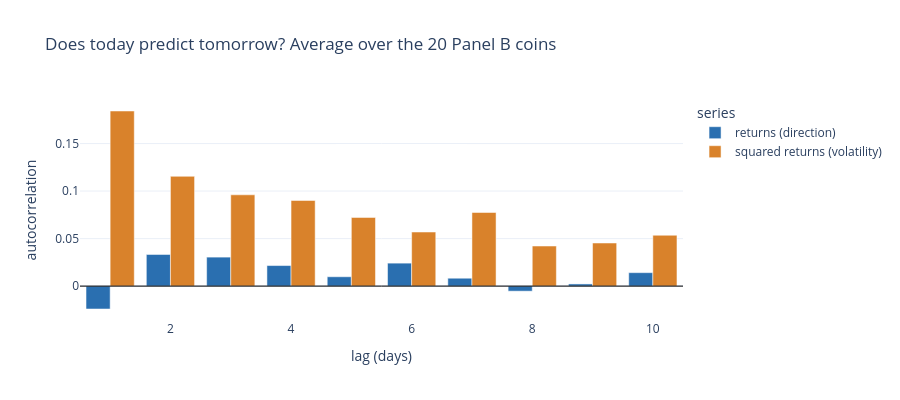

Notebook code for this chart:
### Markdown cell above
*What this shows:* on a log scale the red normal curve drops to ~0 beyond ±10%, but BTC has many days beyond ±15%. Extreme days are far more common than a normal model assumes, hence robust (Huber) losses and clipping of model inputs.

### Code cell
ra, sa, lb = S.acf_summary(r[panelB], nlags=10)
acf = pd.DataFrame({"lag (days)": list(range(1, 11)) * 2,
                    "autocorrelation": list(ra.mean(axis=1)) + list(sa.mean(axis=1)),
                    "series": ["returns (direction)"] * 10 + ["squared returns (volatility)"] * 10})
fig = px.bar(acf, x="lag (days)", y="autocorrelation", color="series", barmode="group",
             color_discrete_map={"returns (direction)": "#2a6fb0", "squared returns (volatility)": "#d9822b"},
             title="Does today predict tomorrow? Average over the 20 Panel B coins")
fig.add_hline(y=0, line_color="black", line_width=1)
fig.update_layout(height=400)
save(fig, "03_acf_returns_vs_volatility").show()
adf = S.adf_table(close[panelB], r[panelB])
print(f"ADF test: prices non-stationary for {(adf['p_logprice'] > 0.05).sum()}/{len(adf)} coins, returns stationary for {(adf['p_return'] < 0.01).sum()}/{len(adf)}")

### Figure 1 — Plotly figure (JSON) as saved in the notebook; plotly's stock layout.template omitted (floating-point values rounded to 4 significant figures)
{"data": [{"alignmentgroup": "True", "hovertemplate": "series=returns (direction)<br>lag (days)=%{x}<br>autocorrelation=%{y}<extra></extra>", "legendgroup": "returns (direction)", "marker": {"color": "#2a6fb0", "pattern": {"shape": ""}}, "name": "returns (direction)", "offsetgroup": "returns (direction)", "orientation": "v", "showlegend": true, "textposition": "auto", "type": "bar", "x": [1, 2, 3, 4, 5, 6, 7, 8, 9, 10], "xaxis": "x", "y": [-0.02406, 0.03329, 0.03051, 0.02164, 0.009855, 0.02417, 0.008312, -0.005309, 0.002289, 0.01416], "yaxis": "y"}, {"alignmentgroup": "True", "hovertemplate": "series=squared returns (volatility)<br>lag (days)=%{x}<br>autocorrelation=%{y}<extra></extra>", "legendgroup": "squared returns (volatility)", "marker": {"color": "#d9822b", "pattern": {"shape": ""}}, "name": "squared returns (volatility)", "offsetgroup": "squared returns (volatility)", "orientation": "v", "showlegend": true, "textposition": "auto", "type": "bar", "x": [1, 2, 3, 4, 5, 6, 7, 8, 9, 10], "xaxis": "x", "y": [0.1842, 0.1155, 0.09605, 0.0901, 0.07226, 0.05691, 0.07746, 0.04218, 0.04535, 0.0535], "yaxis": "y"}], "layout": {"barmode": "group", "height": 400, "legend": {"title": {"text": "series"}, "tracegroupgap": 0}, "shapes": [{"line": {"color": "black", "width": 1}, "type": "line", "x0": 0, "x1": 1, "xref": "x domain", "y0": 0, "y1": 0, "yref": "y"}], "title": {"text": "Does today predict tomorrow? Average over the 20 Panel B coins"}, "xaxis": {"anchor": "y", "domain": [0.0, 1.0], "title": {"text": "lag (days)"}}, "yaxis": {"anchor": "x", "domain": [0.0, 1.0], "title": {"text": "autocorrelation"}}}}
